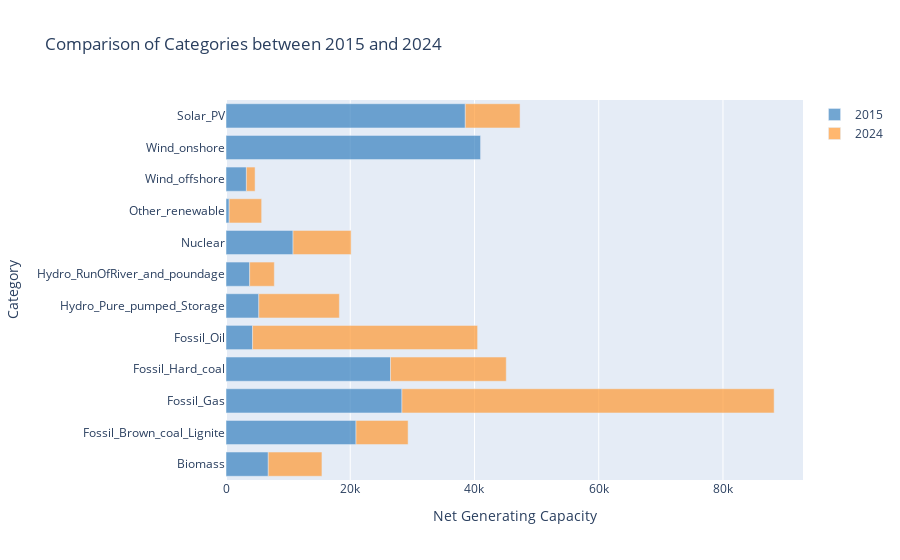

Notebook source saved alongside this figure:
### Markdown cell above
## 3. Installierte Gesamtkapazität 2024
ribbon chart entwicklung 2015 zu 2024 bzgl installierter kapazität

### Code cell
import pandas as pd
import plotly.graph_objects as go

# Your CSV data (assuming it's stored in a file named 'data.csv')
# Read the CSV into a DataFrame
df = pd.read_csv('Data/entsoe/NGC/de_NGC_15_24.csv')

# Filter data for years 2015 and 2024
data_2015 = df[df['Year'] == 2015]
data_2024 = df[df['Year'] == 2024]

# Prepare data for plotting
categories = data_2015['Category'].tolist()
values_2015 = data_2015['ProvidedValue'].tolist()
values_2024 = data_2024['ProvidedValue'].tolist()

# Create figure
fig = go.Figure()

# Add bars for 2015
fig.add_trace(go.Bar(
    y=categories,
    x=values_2015,
    name='2015',
    orientation='h',
    marker_color='rgba(55, 128, 191, 0.7)'
))

# Add bars for 2024
fig.add_trace(go.Bar(
    y=categories,
    x=values_2024,
    name='2024',
    orientation='h',
    marker_color='rgba(255, 153, 51, 0.7)'
))

# Update layout
fig.update_layout(
    title='Comparison of Categories between 2015 and 2024',
    xaxis=dict(title='Net Generating Capacity'),
    yaxis=dict(title='Category'),
    yaxis2=dict(
        title='Category',
        overlaying='y',
        side='right'
    ),
    barmode='relative',
    bargap=0.15,  # gap between bars of adjacent location coordinates
    bargroupgap=0.1  # gap between bars of the same location coordinates
)

# Show plot
fig.show()

### Figure 1 — Plotly figure (JSON) as saved in the notebook; plotly's stock layout.template omitted (floating-point values rounded to 4 significant figures)
{"data": [{"marker": {"color": "rgba(55, 128, 191, 0.7)"}, "name": "2015", "orientation": "h", "type": "bar", "x": [6804.0, 20929, 28330.0, 26480.0, 4281.0, 5282.0, 3811.0, 10793, 511.7, 3283.0, 41030.0, 38520.0], "y": ["Biomass", "Fossil_Brown_coal_Lignite", "Fossil_Gas", "Fossil_Hard_coal", "Fossil_Oil", "Hydro_Pure_pumped_Storage", "Hydro_RunOfRiver_and_poundage", "Nuclear", "Other_renewable", "Wind_offshore", "Wind_onshore", "Solar_PV"]}, {"marker": {"color": "rgba(255, 153, 51, 0.7)"}, "name": "2024", "orientation": "h", "type": "bar", "x": [8642.0, 8386.0, 59920.0, 18640.0, 36230.0, 12970.0, 3966.0, 9350, 5227.0, 1397, 0, 8814.0, 414.4, 73820.0], "y": ["Biomass", "Fossil_Brown_coal_Lignite", "Fossil_Gas", "Fossil_Hard_coal", "Fossil_Oil", "Hydro_Pure_pumped_Storage", "Hydro_RunOfRiver_and_poundage", "Nuclear", "Other_renewable", "Wind_offshore", "Wind_onshore", "Solar_PV"]}], "layout": {"bargap": 0.15, "bargroupgap": 0.1, "barmode": "relative", "title": {"text": "Comparison of Categories between 2015 and 2024"}, "xaxis": {"title": {"text": "Net Generating Capacity"}}, "yaxis": {"title": {"text": "Category"}}, "yaxis2": {"overlaying": "y", "side": "right", "title": {"text": "Category"}}}}
